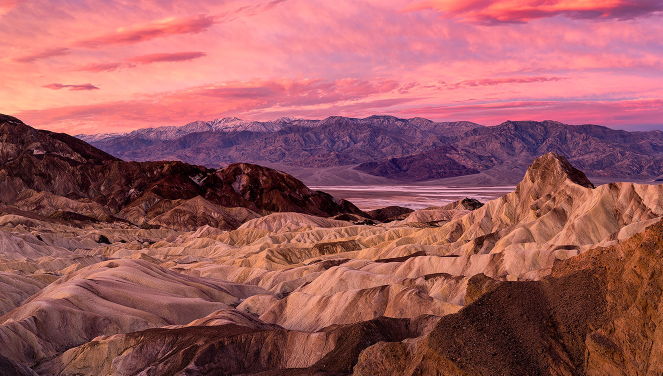
#> input picture 10 Proyección de imagen/A.bmp, 1325 x 751 px (shown at 1/2 size)
$ jupyter execute --allow-errors Practica_2.ipynb   (shell and % lines are left out)
#> lines starting #> are read from the running program, lines starting #| are printed output that depends on the picture
#> further down, ImgA is the input picture: shape (751, 1325, 3); mean B, G, R 94.3, 90.9, 157.7
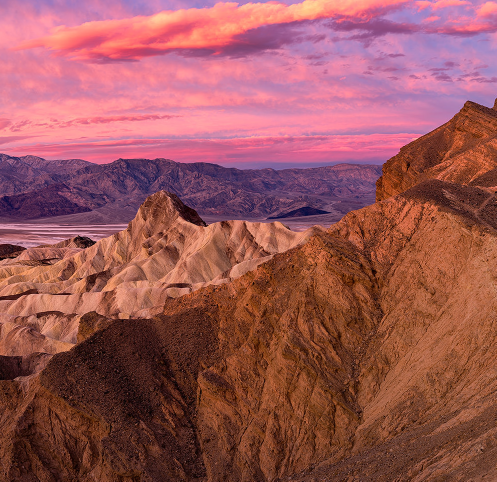
#> input picture 10 Proyección de imagen/B.bmp, 993 x 963 px (shown at 1/2 size)
#> further down, ImgB is the input picture: shape (963, 993, 3); mean B, G, R 87.5, 86.3, 153.4
<a href="https://colab.research.google.com/github/Jegovila/SI2/blob/main/10%20Proyecci%C3%B3n%20de%20imagen/Practica_2.ipynb" target="_parent"></a>

[cell 1]

import cv2
import numpy as np
import matplotlib.pyplot as plt
import imutils
from google.colab.patches import cv2_imshow

# Funciones

## Extraer puntos

[cell 2]
def Extraer_Puntos(ImgA, ImgB):
    akaze = cv2.AKAZE_create()
    kpts1, desc1 = akaze.detectAndCompute(ImgA, None)
#> kpts1 = 2304 keypoints; strongest (x, y, size): (949, 409, 16.1), (206, 480, 16.1), (206, 477, 11.4), (944, 407, 22.8)
    kpts2, desc2 = akaze.detectAndCompute(ImgB, None)
#> kpts2 = 1343 keypoints; strongest (x, y, size): (173, 485, 16.1), (77, 631, 8.1), (185, 485, 8.1), (178, 485, 11.4)

    matcher = cv2.DescriptorMatcher_create(cv2.DescriptorMatcher_BRUTEFORCE_HAMMING)
    bf = cv2.BFMatcher(cv2.NORM_HAMMING)
    nn_matches = bf.match(desc1, desc2)
#> nn_matches = 2304 matches

    # [5 lines of commented-out code are left out]

    good = sorted(nn_matches, key=lambda x: x.distance)
#> good = 2304 matches
    im3 = cv2.drawMatches(ImgA, kpts1, ImgB, kpts2, good[:50], None, flags=cv2.DrawMatchesFlags_NOT_DRAW_SINGLE_POINTS)
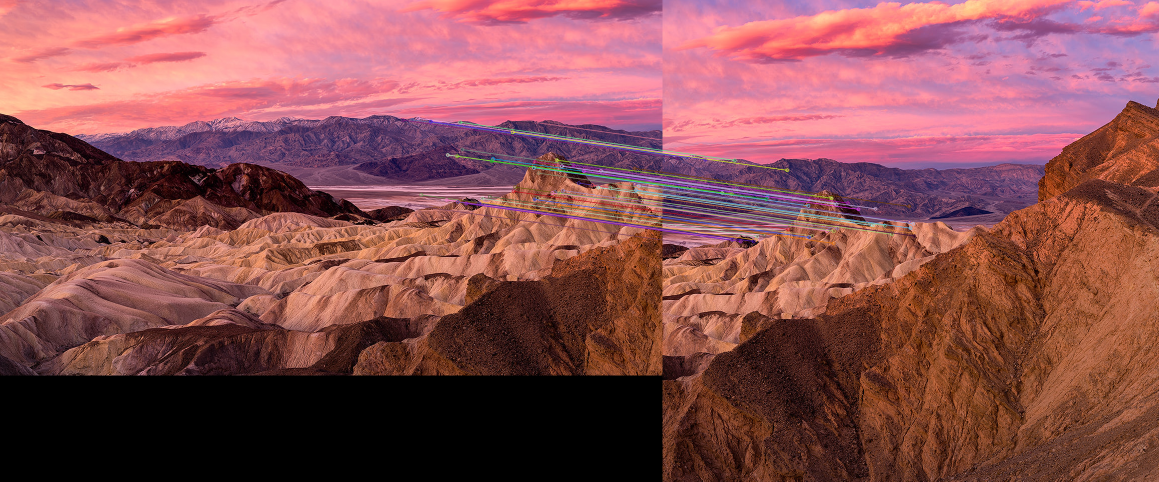
#> im3: shape (963, 2318, 3) (shown at 1/2 size); mean B, G, R 80.3, 78.3, 136.4
    cv2_imshow(im3)

    pointsImgA = np.empty([len(good), 2])
#> pointsImgA = 2304 pairs, first value 0 to 7.75e-304, second value 0 to 7.75e-304
    pointsImgB = np.empty([len(good), 2])
#> pointsImgB = 2304 rows, first 8: [6.93e-310, 4.68e-310], [4.68e-310, 4.68e-310], [1.35e-251, -2.41e+149], [5.7e+54, -2.27e+281], [-2.4e-126, -7.51e-181], [1.05e-189, -1.46e-235], [-8.78e-204, -1.31e+16], [-2.34e-28, -1.2e-193]


    for i in range(len(good)):
        pointsImgA[i, :] = kpts1[good[i].queryIdx].pt
        pointsImgB[i, :] = kpts2[good[i].trainIdx].pt
#> after the loop, pointsImgA = 2304 pairs, first value 32.83 to 1293.1, second value 171.6 to 720.2; pointsImgB = 2304 pairs, first value 29.42 to 958, second value 63.14 to 928.6

    return pointsImgA[:600], pointsImgB[:600]

## Desplegar imágenes

[cell 3]
# [10 lines left out: function plot_images, not called in this run]

## Crear Panorama

[cell 4]
# [27 lines left out: function Crear_Figura_Panoramica, not called in this run]

## Construir Matriz de transformación

[cell 5]
def Construir_Matriz_Transformacion(x):
    T = np.array([[x[0], x[1], x[2]], [x[3], x[4], x[5]], [x[6], x[7], x[8]]])
    return T

## Cálculo del error

[cell 6]
# [4 lines left out: function Calcular_Errores, not called in this run]

## Transformar Puntos

[cell 7]
# [9 lines left out: function Transformar_Puntos, not called in this run]

# Algoritmo

Leer imágenes y extraer puntos de interés

[cell 8]
ImgA = cv2.imread('A.bmp')
ImgB = cv2.imread('B.bmp')

pA, pB = Extraer_Puntos(ImgA, ImgB)
#> pA = 600 pairs, first value 805.4 to 1293.1, second value 236.1 to 718.1; pB = 600 pairs, first value 29.42 to 517.1, second value 312.1 to 794.1
